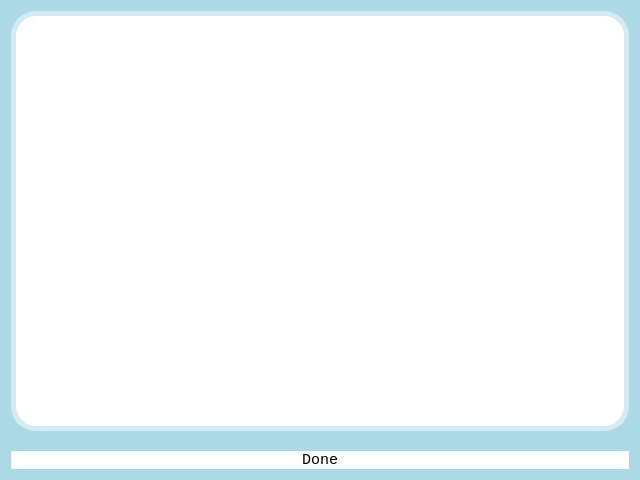
<?xml version="1.0" encoding="UTF-8"?>
<ui version="4.0">
 <class>Metadata</class>
 <widget class="QWidget" name="Metadata">
  <property name="geometry">
   <rect>
    <x>0</x>
    <y>0</y>
    <width>640</width>
    <height>480</height>
   </rect>
  </property>
  <property name="windowTitle">
   <string>Metadata</string>
  </property>
  <property name="styleSheet">
   <string notr="true">#Metadata
{
	background-color: rgb(173,217,230);
}</string>
  </property>
  <layout class="QGridLayout" name="gridLayout">
   <item row="0" column="0">
    <layout class="QVBoxLayout" name="verticalLayout">
     <property name="spacing">
      <number>20</number>
     </property>
     <item>
      <widget class="QFrame" name="frame">
       <property name="styleSheet">
        <string notr="true">#frame
{
	border-radius: 25px;
	border: 5px solid rgb(212,235,242);
	background-color: white;
} 

</string>
       </property>
       <property name="frameShape">
        <enum>QFrame::StyledPanel</enum>
       </property>
       <property name="frameShadow">
        <enum>QFrame::Raised</enum>
       </property>
       <layout class="QGridLayout" name="gridLayout_2">
        <item row="0" column="0">
         <widget class="QPlainTextEdit" name="specsEdit">
          <property name="font">
           <font>
            <family>Segoe UI Symbol</family>
            <pointsize>11</pointsize>
            <italic>false</italic>
            <bold>true</bold>
           </font>
          </property>
          <property name="styleSheet">
           <string notr="true">QFrame
{
	background-color: white;
	border:0px;
} 

</string>
          </property>
         </widget>
        </item>
       </layout>
      </widget>
     </item>
     <item>
      <widget class="QPushButton" name="doneButton">
       <property name="sizePolicy">
        <sizepolicy hsizetype="Preferred" vsizetype="Preferred">
         <horstretch>0</horstretch>
         <verstretch>0</verstretch>
        </sizepolicy>
       </property>
       <property name="font">
        <font>
         <family>Consolas</family>
         <pointsize>11</pointsize>
        </font>
       </property>
       <property name="styleSheet">
        <string notr="true">QPushButton { border-radius: 15%; background-color: white; }</string>
       </property>
       <property name="text">
        <string>Done</string>
       </property>
      </widget>
     </item>
    </layout>
   </item>
  </layout>
 </widget>
 <resources/>
 <connections/>
</ui>
